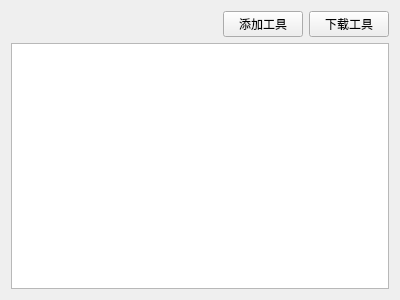
<?xml version="1.0" encoding="UTF-8"?>
<ui version="4.0">
 <class>ToolWidget</class>
 <widget class="QWidget" name="ToolWidget">
  <property name="geometry">
   <rect>
    <x>0</x>
    <y>0</y>
    <width>400</width>
    <height>300</height>
   </rect>
  </property>
  <property name="windowTitle">
   <string>Form</string>
  </property>
  <layout class="QVBoxLayout" name="verticalLayout">
   <item>
    <layout class="QHBoxLayout" name="horizontalLayout">
     <item>
      <widget class="QLabel" name="label_hint">
       <property name="text">
        <string/>
       </property>
      </widget>
     </item>
     <item>
      <spacer name="horizontalSpacer">
       <property name="orientation">
        <enum>Qt::Horizontal</enum>
       </property>
       <property name="sizeHint" stdset="0">
        <size>
         <width>40</width>
         <height>20</height>
        </size>
       </property>
      </spacer>
     </item>
     <item>
      <widget class="QPushButton" name="btn_add_tool">
       <property name="text">
        <string>添加工具</string>
       </property>
      </widget>
     </item>
     <item>
      <widget class="QPushButton" name="btn_download">
       <property name="text">
        <string>下载工具</string>
       </property>
      </widget>
     </item>
    </layout>
   </item>
   <item>
    <widget class="QListWidget" name="tool_listWidget"/>
   </item>
  </layout>
 </widget>
 <resources/>
 <connections/>
</ui>
